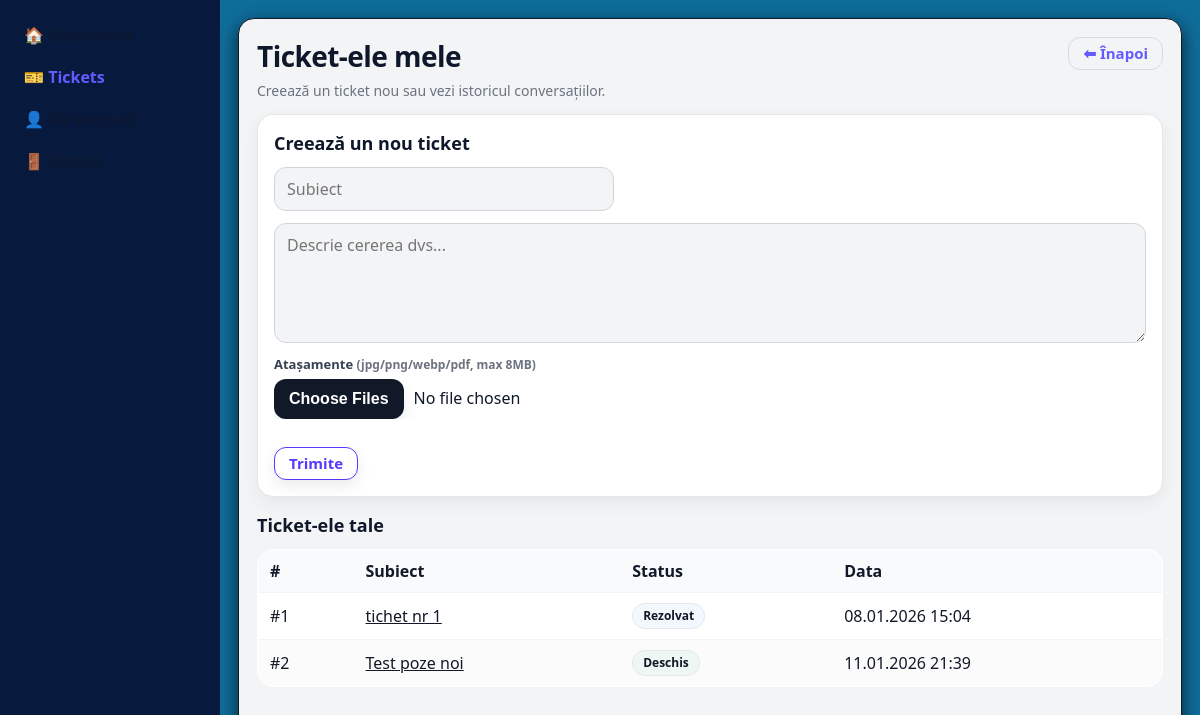
The page /?route=client/tickets (signed in) on the database its author committed.
### tables this page shows
CREATE TABLE `tickets` (
  `id` int(11) NOT NULL,
  `client_id` int(11) NOT NULL,
  `subject` varchar(255) NOT NULL,
  `status` enum('open','resolved') NOT NULL DEFAULT 'open',
  `sort_order` int(11) NOT NULL DEFAULT 0,
  `deleted_at` datetime DEFAULT NULL,
  `created_at` datetime NOT NULL DEFAULT current_timestamp(),
  `updated_at` datetime NOT NULL DEFAULT current_timestamp() ON UPDATE current_timestamp(),
  `priority` tinyint(4) NOT NULL DEFAULT 3
);

### app/controllers/TicketController.php (called while the page is built, shortened)
<?php
class TicketController
{
    public function clientIndex()
    {
        global $pdo;
        $clientId = Auth::id();
        $stmt = $pdo->prepare("SELECT * FROM tickets WHERE client_id = ? ORDER BY updated_at DESC, id DESC");
        $stmt->execute([$clientId]);
        $tickets = $stmt->fetchAll(PDO::FETCH_ASSOC);
        require __DIR__ . '/../views/client/tickets/index.php';
    }
}

### app/views/client/tickets/index.php (the view, shortened to what this page needs)
<?php require __DIR__ . '/../_layout_start.php'; ?>
<div class="client-tickets">
  <div class="page-header">
    <div class="page-header__left">
      <h1 class="page-header__title">Ticket-ele mele</h1>
      <p class="page-header__subtitle">Creează un ticket nou sau vezi istoricul conversațiilor.</p>
    </div>
    <div class="page-header__actions">
      <a class="btn btn-ghost" href="<?= BASE_URL ?>client/dashboard">⬅ Înapoi</a>
    </div>
  </div>
  <div class="card" style="margin-bottom:16px;">
    <h3 class="h3">Creează un nou ticket</h3>
    <form method="POST" action="<?= BASE_URL ?>client/tickets-create" enctype="multipart/form-data">
      <div class="form-stack">
        <input class="input" type="text" name="subject" placeholder="Subiect" required>
        <textarea class="textarea" name="message" placeholder="Descrie cererea dvs..." required></textarea>
        <div class="form-row">
          <label class="label">Atașamente <span class="help">(jpg/png/webp/pdf, max 8MB)</span></label>
          <input type="file" name="attachments[]" multiple accept=".jpg,.jpeg,.png,.webp,.pdf">
        </div>
        <div class="form-actions">
          <button class="btn" type="submit">Trimite</button>
        </div>
      </div>
    </form>
  </div>
  <h3 class="h3">Ticket-ele tale</h3>
  <div class="table-wrap rtable">
  <table class="table">
        <thead>
            <tr>
                <th align="left">#</th>
                <th align="left">Subiect</th>
                <th align="left">Status</th>
                <th align="left">Data</th>
            </tr>
        </thead>
        <tbody>
            <?php foreach ($tickets as $t): ?>
                <tr>
                    <td>#<?= (int)$t['id'] ?></td>
                    <td>
                        <a href="<?= BASE_URL ?>client/ticket&id=<?= (int)$t['id'] ?>">
                            <?= htmlspecialchars($t['subject']) ?>
                        </a>
                    </td>
                    <td>
                      <?php $st = (string)($t['status'] ?? ''); ?>
                      <span class="badge badge--<?= htmlspecialchars($st) ?>"><?= htmlspecialchars(ticketStatusLabel($st)) ?></span>
                    </td>
                    <td>
                        <?= date('d.m.Y H:i', strtotime($t['created_at'])) ?>
                    </td>
                </tr>
            <?php endforeach; ?>
        </tbody>
    </table>
  </div>
</div>
<?php require __DIR__ . '/../_layout_end.php'; ?>

### assets/css/parts/base.css (style rules this page uses)
:root { --bg: #f6f7f9; --surface: #ffffff; --surface-2: #fafafa; --text: #0f172a; --muted: #64748b; --border: rgba(17, 24, 39, 0.10); --border-strong: rgba(17, 24, 39, 0.16); --primary: #635bff; --primary-hover: #4f46ff; --primary-soft: #eef2ff; --sidebar-bg: #f3f4f6; --sidebar-border: #e5e7eb; --primary-600: #4f46ff; --radius-sm: 10px; --radius-md: 12px; --radius-lg: 16px; --shadow-sm: 0 4px 12px rgba(0,0,0,.06); --shadow-md: 0 14px 30px rgba(0,0,0,.10); }
* { box-sizing: border-box; }
html, body { height: 100%; overflow-x: hidden; }
body { margin: 0; font-family: ui-sans-serif, system-ui, -apple-system, Segoe UI, Roboto, Arial, "Noto Sans", "Liberation Sans", sans-serif; background: var(--bg); color: var(--text); -webkit-font-smoothing: antialiased; -moz-osx-font-smoothing: grayscale; }
a { color: inherit; }
input, select, textarea { max-width: 100%; }
:where(a, button, input, select, textarea):focus-visible { outline: 3px solid rgba(99, 91, 255, 0.25); outline-offset: 2px; }

### assets/css/parts/admin.css (style rules this page uses)
.table { width: 100%; border-collapse: collapse; background: #fff; border: 1px solid rgba(17, 24, 39, 0.1); border-radius: 16px; overflow: hidden; }
.table th, .table td { padding: 10px 12px; text-align: left; border-top: 1px solid #f1f5f9; }
.table th { background: #f9fafb; font-weight: 700; border-top: none; }
.table td { color: #111827; }
.table th { color: #111827; }
.table tr:nth-child(even) td { background: rgba(17, 24, 39, 0.015); }
.form-row { margin-bottom: 12px; }

### assets/css/client_parts/base.css (style rules this page uses)
:root { --bg: #f6f7fb; --surface: #ffffff; --surface-2: #fafafa; --text: #0f172a; --muted: #64748b; --primary: #635bff; --primary-hover: #4f46ff; --primary-600: #4f46ff; --primary-soft: #eef2ff; --danger: #ef4444; --sidebar-bg: #f3f4f6; --sidebar-border: #e5e7eb; --radius: 16px; --shadow: 0 12px 30px rgba(15, 23, 42, 0.08); }
* { box-sizing: border-box; }
body { margin: 0; font-family: ui-sans-serif, system-ui, -apple-system, Segoe UI, Roboto, Helvetica, Arial; background: var(--bg); color: var(--text); }
a { color: inherit; }
input, textarea, select, button { font: inherit; }

### assets/css/client_parts/tickets.css (style rules this page uses)
.client-tickets .table td { vertical-align: middle; }
.badge { display: inline-block; padding: 6px 10px; border-radius: 999px; border: 1px solid #e5e7eb; font-weight: 800; }

### rows shown on the page
tickets: id "1", subject "tichet nr 1", status "Rezolvat", created_at "08.01.2026 15:04"
tickets: id "2", subject "Test poze noi", status "Deschis", created_at "11.01.2026 21:39"
